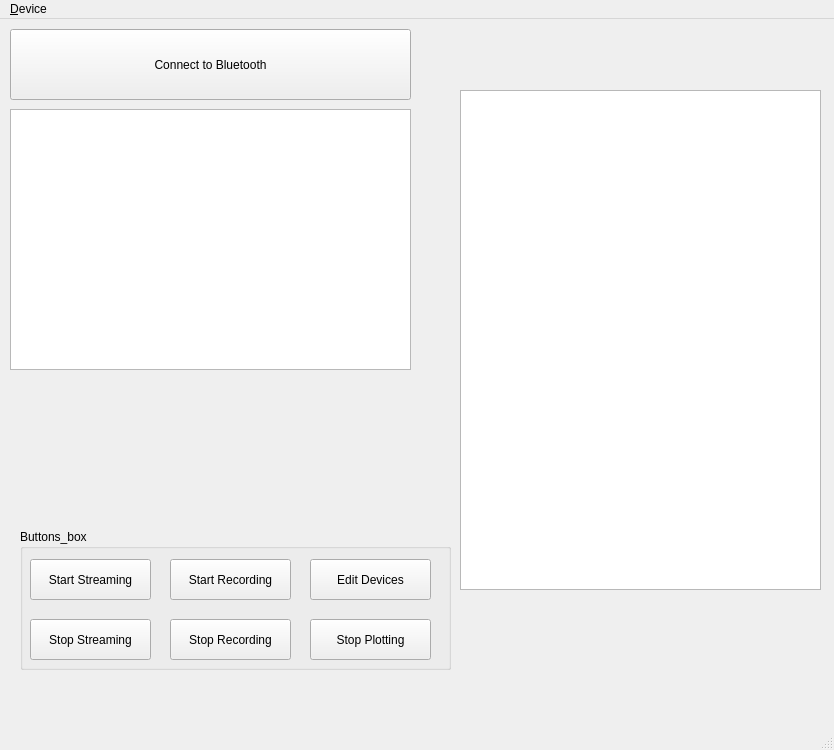
<?xml version="1.0" encoding="UTF-8"?>
<ui version="4.0">
 <class>MainWindow</class>
 <widget class="QMainWindow" name="MainWindow">
  <property name="geometry">
   <rect>
    <x>0</x>
    <y>0</y>
    <width>834</width>
    <height>750</height>
   </rect>
  </property>
  <property name="sizePolicy">
   <sizepolicy hsizetype="Expanding" vsizetype="Expanding">
    <horstretch>0</horstretch>
    <verstretch>0</verstretch>
   </sizepolicy>
  </property>
  <property name="windowTitle">
   <string>MainWindow</string>
  </property>
  <widget class="QWidget" name="centralwidget">
   <widget class="QPushButton" name="connect_to_bluetooth">
    <property name="geometry">
     <rect>
      <x>10</x>
      <y>10</y>
      <width>401</width>
      <height>71</height>
     </rect>
    </property>
    <property name="sizePolicy">
     <sizepolicy hsizetype="Fixed" vsizetype="Fixed">
      <horstretch>0</horstretch>
      <verstretch>0</verstretch>
     </sizepolicy>
    </property>
    <property name="text">
     <string>Connect to Bluetooth</string>
    </property>
   </widget>
   <widget class="QListWidget" name="device_list">
    <property name="geometry">
     <rect>
      <x>10</x>
      <y>90</y>
      <width>401</width>
      <height>261</height>
     </rect>
    </property>
   </widget>
   <widget class="QGraphicsView" name="PlotArea">
    <property name="geometry">
     <rect>
      <x>460</x>
      <y>71</y>
      <width>361</width>
      <height>500</height>
     </rect>
    </property>
    <property name="minimumSize">
     <size>
      <width>360</width>
      <height>500</height>
     </size>
    </property>
   </widget>
   <widget class="QGroupBox" name="groupBox">
    <property name="geometry">
     <rect>
      <x>20</x>
      <y>510</y>
      <width>431</width>
      <height>141</height>
     </rect>
    </property>
    <property name="title">
     <string>Buttons_box</string>
    </property>
    <widget class="QPushButton" name="start_streaming_button">
     <property name="geometry">
      <rect>
       <x>10</x>
       <y>30</y>
       <width>121</width>
       <height>41</height>
      </rect>
     </property>
     <property name="sizePolicy">
      <sizepolicy hsizetype="Expanding" vsizetype="Expanding">
       <horstretch>0</horstretch>
       <verstretch>0</verstretch>
      </sizepolicy>
     </property>
     <property name="text">
      <string>Start Streaming</string>
     </property>
    </widget>
    <widget class="QPushButton" name="stop_streaming_button">
     <property name="geometry">
      <rect>
       <x>10</x>
       <y>90</y>
       <width>121</width>
       <height>41</height>
      </rect>
     </property>
     <property name="sizePolicy">
      <sizepolicy hsizetype="Expanding" vsizetype="Expanding">
       <horstretch>0</horstretch>
       <verstretch>0</verstretch>
      </sizepolicy>
     </property>
     <property name="text">
      <string>Stop Streaming</string>
     </property>
    </widget>
    <widget class="QPushButton" name="start_recording_button">
     <property name="geometry">
      <rect>
       <x>150</x>
       <y>30</y>
       <width>121</width>
       <height>41</height>
      </rect>
     </property>
     <property name="sizePolicy">
      <sizepolicy hsizetype="Expanding" vsizetype="Expanding">
       <horstretch>0</horstretch>
       <verstretch>0</verstretch>
      </sizepolicy>
     </property>
     <property name="text">
      <string>Start Recording</string>
     </property>
    </widget>
    <widget class="QPushButton" name="stop_recording_button">
     <property name="geometry">
      <rect>
       <x>150</x>
       <y>90</y>
       <width>121</width>
       <height>41</height>
      </rect>
     </property>
     <property name="sizePolicy">
      <sizepolicy hsizetype="Expanding" vsizetype="Expanding">
       <horstretch>0</horstretch>
       <verstretch>0</verstretch>
      </sizepolicy>
     </property>
     <property name="text">
      <string>Stop Recording</string>
     </property>
    </widget>
    <widget class="QPushButton" name="edit_device_button">
     <property name="geometry">
      <rect>
       <x>290</x>
       <y>30</y>
       <width>121</width>
       <height>41</height>
      </rect>
     </property>
     <property name="text">
      <string>Edit Devices</string>
     </property>
    </widget>
    <widget class="QPushButton" name="stop_plotting_button">
     <property name="geometry">
      <rect>
       <x>290</x>
       <y>90</y>
       <width>121</width>
       <height>41</height>
      </rect>
     </property>
     <property name="sizePolicy">
      <sizepolicy hsizetype="Expanding" vsizetype="Expanding">
       <horstretch>0</horstretch>
       <verstretch>0</verstretch>
      </sizepolicy>
     </property>
     <property name="text">
      <string>Stop Plotting</string>
     </property>
    </widget>
   </widget>
   <widget class="QLabel" name="display_text">
    <property name="geometry">
     <rect>
      <x>30</x>
      <y>345</y>
      <width>281</width>
      <height>60</height>
     </rect>
    </property>
    <property name="text">
     <string/>
    </property>
   </widget>
  </widget>
  <widget class="QMenuBar" name="menubar">
   <property name="geometry">
    <rect>
     <x>0</x>
     <y>0</y>
     <width>834</width>
     <height>18</height>
    </rect>
   </property>
   <widget class="QMenu" name="menu_Device">
    <property name="title">
     <string>&amp;Device</string>
    </property>
    <addaction name="action_Connect_to_Bluetooth"/>
    <addaction name="actionStart_s_treaming"/>
    <addaction name="actionSto_p_streaming"/>
    <addaction name="actionStart_recording"/>
    <addaction name="actionStop_rec_ording"/>
   </widget>
   <addaction name="menu_Device"/>
  </widget>
  <widget class="QStatusBar" name="statusbar"/>
  <action name="actionconnect_to_bt">
   <property name="text">
    <string>connect_to_bt</string>
   </property>
   <property name="toolTip">
    <string>Scan for available Shimmer devices and establish a Bluetooth connection</string>
   </property>
  </action>
  <action name="action_Connect_to_Bluetooth">
   <property name="text">
    <string>&amp;Connect to Bluetooth...</string>
   </property>
  </action>
  <action name="action_Start_streaming">
   <property name="text">
    <string>&amp;Start streaming</string>
   </property>
  </action>
  <action name="actionSto_p_streaming">
   <property name="text">
    <string>Sto&amp;p streaming</string>
   </property>
  </action>
  <action name="actionStart_recording">
   <property name="text">
    <string>Start &amp;recording</string>
   </property>
  </action>
  <action name="actionStop_rec_ording">
   <property name="text">
    <string>Stop rec&amp;ording</string>
   </property>
  </action>
  <action name="actionStart_s_treaming">
   <property name="text">
    <string>Start s&amp;treaming</string>
   </property>
  </action>
 </widget>
 <resources/>
 <connections/>
</ui>
